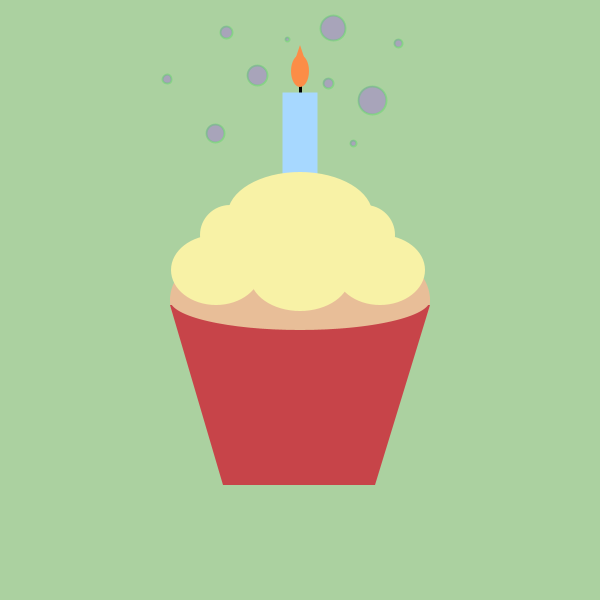
Frame 1 (no input)
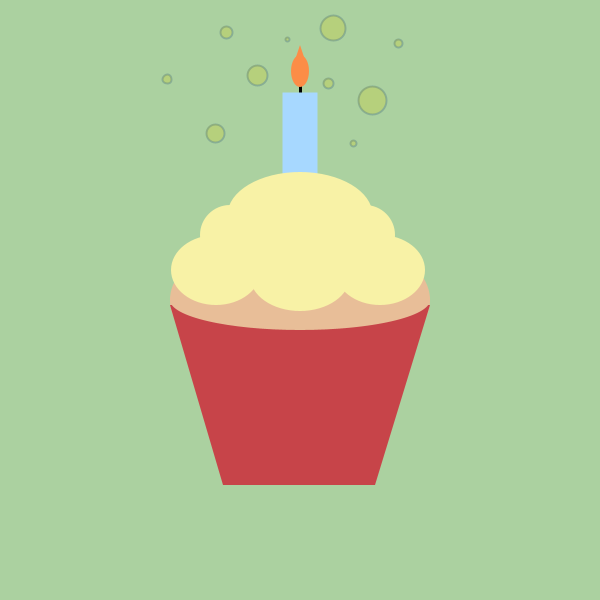
Frame 60 (the mouse pressed at the canvas centre just before this capture)
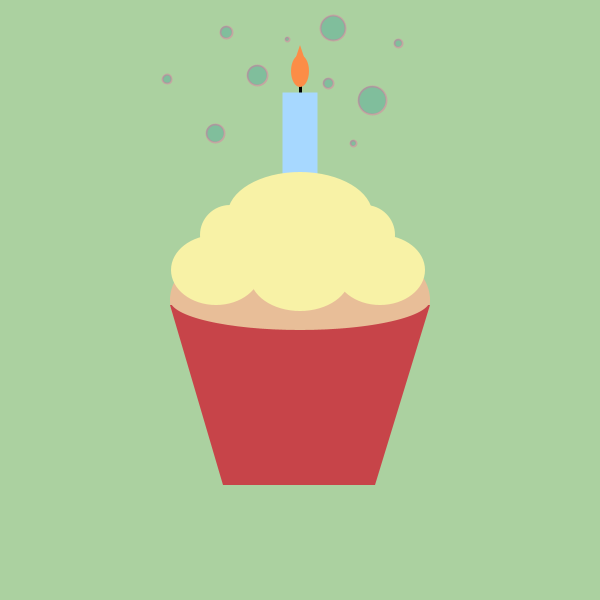
Frame 120 (the mouse held since frame 60 and released just before this capture)

The Processing sketch that drew these frames (run headless with seeded random() and noise(); from frame 60 on, the mouse is pressed at the canvas centre):

// Processing sketch: processing_171290
// ── processing_171290.pde

void setup()
{
  size (600, 600);
  background (255);
}

void draw ()
{
  background (171, 209, 160);

  noStroke();

//cupcake
  fill (232, 190, 152);
  ellipseMode (CENTER);
  ellipse (width/2, height/2, 260, 140);

//cupcake foil
  fill (199, 68, 73);
  quad (170, 305, 430, 305, 375, 485, 223, 485);
 
 //cake cover
  fill (232, 190, 152);
  ellipse (width/2, height/2, 260, 60);

//frosting
  fill (248, 242, 166 );
  triangle ( 184, 265, 415, 265, 295, 182  );
  ellipse (216, 270, 90, 70);
  ellipse (300, 276, 100, 70 );
  ellipse (380, 270, 90, 70 );
 
  ellipse (230, 235, 60, 60 );
  ellipse( 365, 235, 60, 60 );

  //candle
    noFill ();
  stroke (0);
  strokeWeight(3);
 line(300, 120, 300, 78);
 
 noStroke();
  fill (167, 216, 255);
  rectMode (CENTER);
  rect (300, 155, 35, 125);
  
  //flame
  fill (252, 141, 71);
  triangle (300, 45, 305, 60, 295, 60);
  ellipse (300, 71, 18, 32);

      
  //top frosting
  
  fill (248, 242, 166);
  ellipse (300, 215, 145, 86);
  
  
  //flicker
  fill (random (0, 255), random (0, 255), random (0, 255), 80 );
  strokeWeight (2);
  stroke (random (0, 255), random (0, 255), random (0, 255), 80);
  
  ellipse (257, 75, 20, 20);
  ellipse (328, 83, 10, 10);
  ellipse(333, 28, 25, 25);
  ellipse (226, 32, 12, 12);
  ellipse (215, 133, 18, 18);
  ellipse (287, 39, 4, 4);
  ellipse (372, 100, 28, 28);
  ellipse ( 353, 143, 6,6);
  ellipse (398, 43, 8, 8);
  ellipse (167, 79, 9, 9);




  println (mouseX, mouseY);
}
